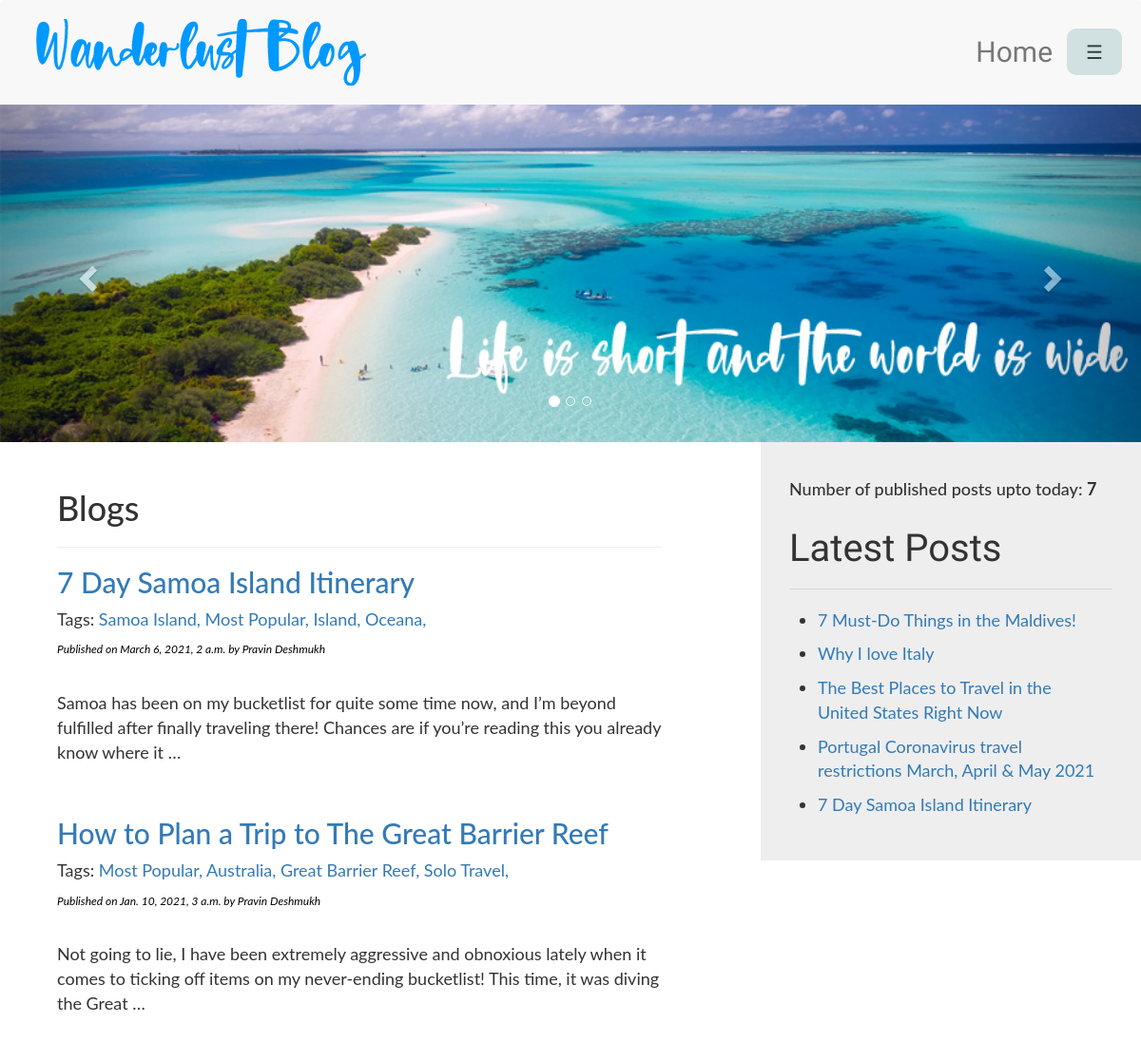
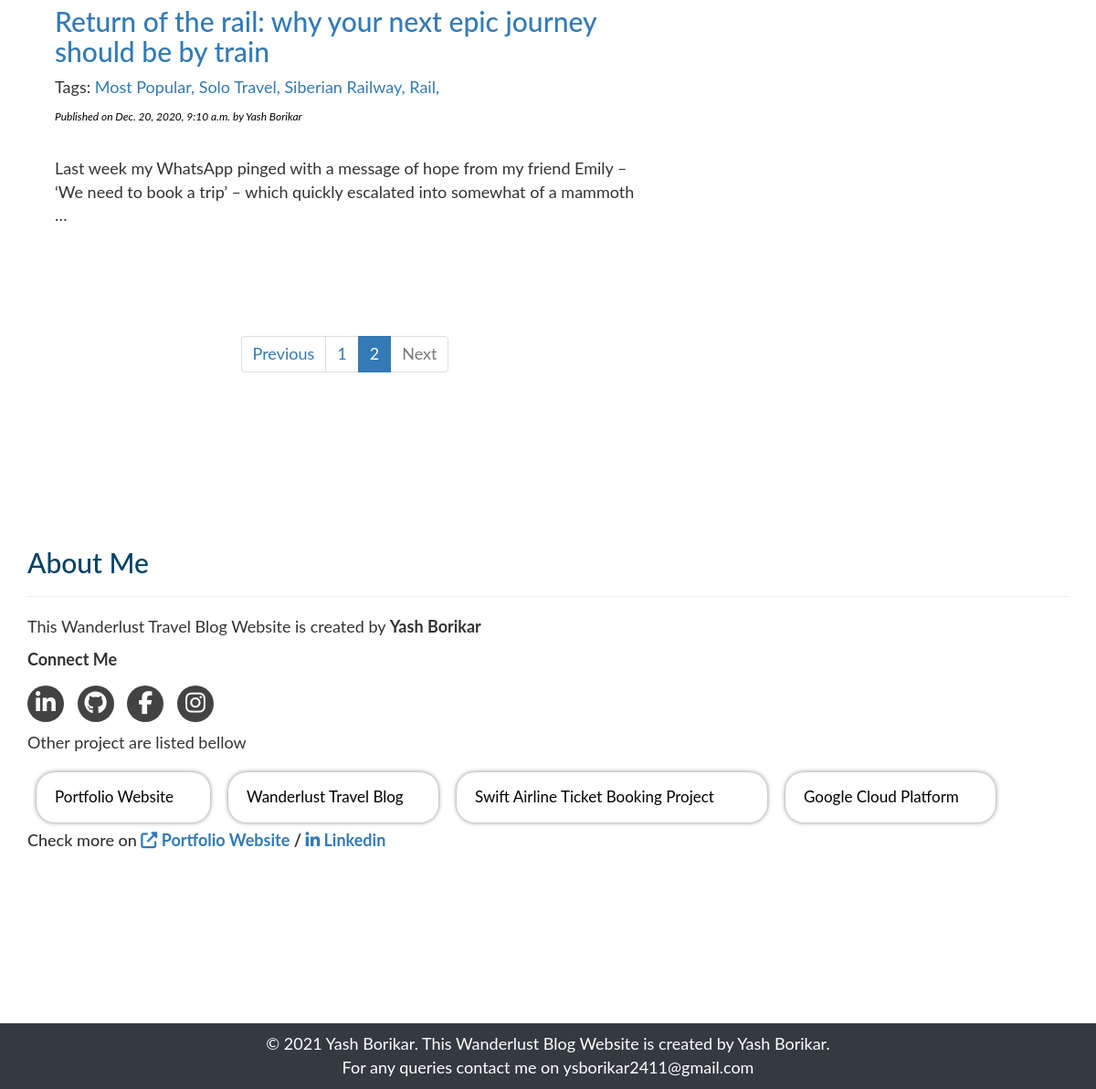
Screenshot of /?page=2 with the database file from the repository (2 pictures, top to bottom).
### BlogApp/models.py (models this page shows, shortened)
class Post(models.Model):
    STATUS_CHOICES = (('1','Draft'), ('2','Published'))
    title = models.CharField(max_length=250)
    slug = models.SlugField(max_length=250, unique_for_date='publish')
    author = models.ForeignKey(User, related_name='blog_posts', on_delete=models.CASCADE)
    body = models.TextField()
    publish = models.DateTimeField(default=timezone.now)
    created = models.DateTimeField(auto_now_add=True)
    updated = models.DateTimeField(auto_now=True)
    status = models.CharField(max_length=2, choices=STATUS_CHOICES, default='2')
    objects = CustomManager()
    tags = TaggableManager()
    class Meta:
        ordering = ('-publish',)
    def get_absolute_url(self):
        return reverse('post_detail', args=[self.publish.year,
                                            self.publish.strftime('%m'),
                                            self.publish.strftime('%d'),
                                            self.slug])

### BlogApp/views.py (the view)
# urls.py: path('', views.index),
def index(request, tag_slug=None):
    post_list=Post.objects.all()
    tag = None
    if tag_slug:
        tag = get_object_or_404(Tag, slug=tag_slug)
        post_list = post_list.filter(tags__in=[tag])
    paginator = Paginator(post_list, 4)
    page_number = request.GET.get('page')
    try:
        post_list = paginator.page(page_number)
    except PageNotAnInteger:
        post_list = paginator.page(1)
    except EmptyPage:
        post_list = paginator.page(paginator.num_pages)
    return render(request,'BlogApp/index.html',{'post_list':post_list, 'tag':tag})

### BlogApp/models.py (called while the page is built)
    def get_queryset(self):
        return super().get_queryset().filter(status='2')

### BlogApp/templatetags/blog_tags.py (called while the page is built)
@register.simple_tag
def total_posts():
    return Post.objects.count()

@register.inclusion_tag('BlogApp/latest_post.html')
def show_latest_posts(count=3):
    latest_posts=Post.objects.order_by('-publish')[:count]
    return {'latest_posts':latest_posts}

### BlogApp/templates/BlogApp/index.html (shortened to what this page needs)
{% extends "BlogApp/base.html" %}
{%load blog_tags%}
{%load static%}
{%block content%}
<div id="myCarousel" class="carousel slide" data-ride="carousel" style="width:100%;">
    <ol class="carousel-indicators">
      <li data-target="#myCarousel" data-slide-to="0" class="active"></li>
      <li data-target="#myCarousel" data-slide-to="1"></li>
      <li data-target="#myCarousel" data-slide-to="2"></li>
    </ol>
    <div class="carousel-inner">
      <div class="item active" >
        <img src="{%static 'BlogApp/images/img3.jpg'%}" style="width:100%;">
      </div>
    </div>
    <a class="left carousel-control" href="#myCarousel" data-slide="prev">
      <span class="glyphicon glyphicon-chevron-left"></span>
    </a>
    <a class="right carousel-control" href="#myCarousel" data-slide="next">
      <span class="glyphicon glyphicon-chevron-right"></span>
    </a>
</div>
<div class="col-sm-4 right-navbar">
    <div class="jumbotron" style="padding: 30px;">
        <h4>Number of published posts upto today:  <b>{%total_posts%}</b></h4>
        <h3 class="latest-post">Latest Posts</h3><hr>
        <p>{% show_latest_posts 5 %}</p>
    </div>
</div>
<div class='container content'>
    <div class="col-sm-7">
        <h1>Blogs</h1><hr>
        {%for post in post_list %}
            <h2><a href="{{post.get_absolute_url}}" style="text-decoration: none;">{{post.title}}</a></h2>
            <p>Tags:
                {%for tag in post.tags.all %}
                    <a href="{%url "post_list_by_tag_name" tag.slug %}" >{{tag.name}},</a>
                {%endfor%}
            </p>
            <p id='date'>Published on {{post.publish}} by {{post.author.first_name|title}} {{post.author.last_name|title}}</p><br>
            {{post.body|truncatewords:30|linebreaks}}<br>
        {%endfor%}
        <div align="center" style="margin-top: 10%;">{% include 'BlogApp/pagination.html' with page=post_list %}</div><br>
    </div>
</div>
<div class="container" style="margin-top:10%; width:100%;">
<div class="col-sm-12" style="font-size: 18px;">
    <h1 style="color: #004266; font-size: 30px;">About Me</h1><hr>
    <p> This Wanderlust Travel Blog Website is created by <b>Yash Borikar</b> </p>
    <p><b>Connect Me</b></p>
    <ul class="social-index list-inline">
        <li><a href="https://www.linkedin.com/in/ysborikar2411" target="_blank"><i class="fa fa-linkedin"></i></a></li>
        <li><a href="https://github.com/yashb24" target="_blank"><i class="fa fa-github"></i></a></li>
        <li><a href="https://www.facebook.com/yash.borikar.1" target="_blank"><i class="fa fa-facebook"></i></a></li>
        <li><a href="https://www.instagram.com/ysborikar2411/" target="_blank"><i class="fa fa-instagram"></i></a></li>
    </ul>
    <p>Other project are listed bellow</p>
    <a style="text-decoration: none; color:black;" href="https://ysborikar2411.github.io/portfolio/" target="_blank">
    <div class="col-sm-2 projects">
        <p>Portfolio Website</p>
    </div>
    </a>
    <a style="text-decoration: none; color:black;" href="">
    <div class="col-sm-2 projects" style="width: 230px;">
        <p>Wanderlust Travel Blog</p>
    </div>
    </a>
    <a style="text-decoration: none; color:black;" href="" target="_blank">
    <div class="col-sm-2 projects" style="width: 340px;">
        <p>Swift Airline Ticket Booking Project</p>
    </div>
    </a>
    <a style="text-decoration: none; color:black;" href="https://www.linkedin.com/pulse/deploying-containerized-multi-tier-database-using-services-borikar/?trackingId=%2FxMdMWkbv9aNeePtsU4ALw%3D%3D" target="_blank">
    <div class="col-sm-2 projects" style="width: 230px;">
        <p>Google Cloud Platform</p>
    </div>
    </a>
</div>
    <h4 style="margin-left: 15px;">Check more on <b><a href="https://ysborikar2411.github.io/portfolio/" target="_blank"><i class="fas fa-external-link-alt"></i> Portfolio Website</a> / <a href="https://www.linkedin.com/in/ysborikar2411" target="_blank"><i class="fab fa-linkedin-in"></i> Linkedin</a></b></h4>
</div>
{%endblock content%}

### BlogApp/templates/BlogApp/latest_post.html
<ul style="padding-left: 20px;">
    {% for post in latest_posts %}
        <li style="margin: 10px;">
            <a href="{{post.get_absolute_url}}" style="text-decoration: none;">{{post.title}}</a>
        </li>
    {% endfor %}
</ul>

### BlogApp/static/BlogApp/css/styles.css (style rules this page uses)
body { font-family: 'Noto Serif KR', Lato; font-size: 18px; }
.social-index a { background: #434343; margin-top: 5px; width: 40px; height: 40px; display: inline-block; border-radius: 50%; color: #fff; text-align: center; padding: 7px 0px 0px 0px; transition: 0.3s; }
.social-index a .fa { font-size:25px; }
.projects { font-size: 17px; width:190px; height: 55px; background: white; padding: 15px 20px 20px 20px; margin: 10px; border-radius: 20px; box-shadow: 0px 0px 5px grey; }
.right-navbar { float: right; padding-top: 20px; padding: 0px; height: 100%; }
.latest-post { font-family: 'Cookie'; font-size: 40px; margin-top: 30px; }
.content { margin-top: 30px; margin-left: 30px; }
#date { color:black; font-size:12px; font-style: italic; }

### rows the page displays
Post: title "7 Must-Do Things in the Maldives!"
Post: title "Why I love Italy"
Post: title "The Best Places to Travel in the United States Right Now"
Post: title "Portugal Coronavirus travel restrictions March, April & May 2021"
Post: title "7 Day Samoa Island Itinerary", publish "March 6, 2021, 2 a.m.", author.first_name "Pravin", author.last_name "Deshmukh", body "Samoa has been on my bucketlist for quite some time now, and I’m beyond fulfilled after finally traveling there! Chances are if you’re reading this you already know where it …"
Tag: name "Samoa Island"
Tag: name "Most Popular"
Tag: name "Island"
Tag: name "Oceana"
Post: title "How to Plan a Trip to The Great Barrier Reef", publish "Jan. 10, 2021, 3 a.m.", author.first_name "Pravin", author.last_name "Deshmukh", body "Not going to lie, I have been extremely aggressive and obnoxious lately when it comes to ticking off items on my never-ending bucketlist! This time, it was diving the Great …"
Tag: name "Australia"
Tag: name "Great Barrier Reef"
Tag: name "Solo Travel"
Post: title "Return of the rail: why your next epic journey should be by train", publish "Dec. 20, 2020, 9:10 a.m.", author.first_name "Yash", author.last_name "Borikar", body "Last week my WhatsApp pinged with a message of hope from my friend Emily – ‘We need to book a trip’ – which quickly escalated into somewhat of a mammoth …"
Tag: name "Siberian Railway"
Tag: name "Rail"

### other values shown
{{ i }} "1"
{{ i }} "2"
